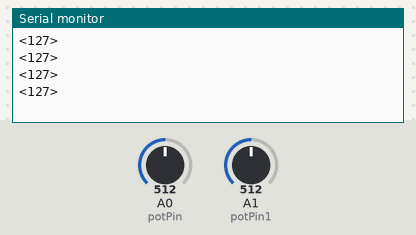
A sketch run on a simulated Arduino Uno, built with avr-gcc and run on an emulated ATmega328P. Parts: the last lines printed to the serial monitor. The inputs (shaded band) are chosen by the test bench; at power-on: A1 (potPin1) = 512, A0 (potPin) = 512.

Above: at 1.2 s.
1.3 s: A1 (potPin1) set to 716
At 1.71 s:
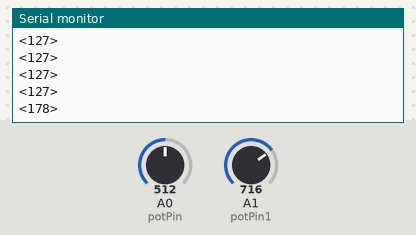
2.8 s: A0 (potPin) set to 810
At 2.91 s:
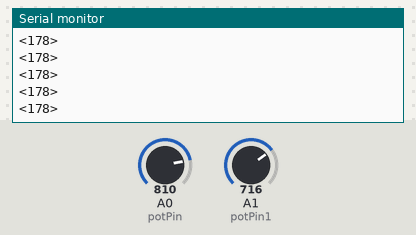
4.3 s: A0 (potPin) set to 900
At 4.41 s:
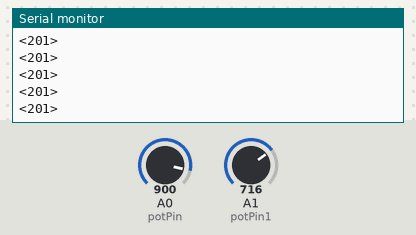
Timing chart, 0 to 7.3 s (numbered marks = the images above; inputs shaded):
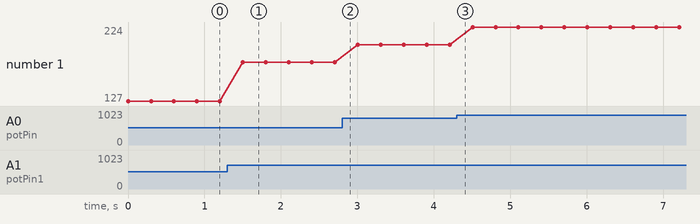

The sketch:

Xbee-T.ino
```cpp
// (licence header left out)
//Constants:
const int potPin = A0; //Pot at Arduino A0 pin
const int potPin1 = A1; //Pot at Arduino A1 pin
//Variables:
int value ; //Value from pot
int value1 ; //Value from pot
const int threshold = 800;
void setup() {

//Start the serial communication
Serial.begin(9600); //Baud rate must be the same as is on xBee module

}

void loop() {

// if the analog value is high enough, turn on the LED:
value = analogRead(A0);
value1 = analogRead(A1);

if (value > threshold) {

//value = analogRead(A0);
//Map the analog value to pwm value
value = map (value, 0, 1023, 0, 255);
//Send the message:
Serial.print('<');  //Starting symbol
Serial.print(value);//Value from 0 to 255
Serial.println('>');//Ending symbol
delay (300);

  } else {

//value1 = analogRead(A1);
//Map the analog value to pwm value
value1 = map (value1, 0, 1023, 0, 255);
//Send the message:
Serial.print('<');  //Starting symbol
Serial.print(value1);//Value from 0 to 255
Serial.println('>');//Ending symbol
delay (300);

  }


}
```

Measured:
- after the input at 1.3 s, the serial monitor: prints a new line after 0.20 s (image 1)
- plotted number 1: 127 → 178 after the input at 1.3 s, 178 → 201 after the input at 2.8 s, 201 → 224 after the input at 4.3 s
